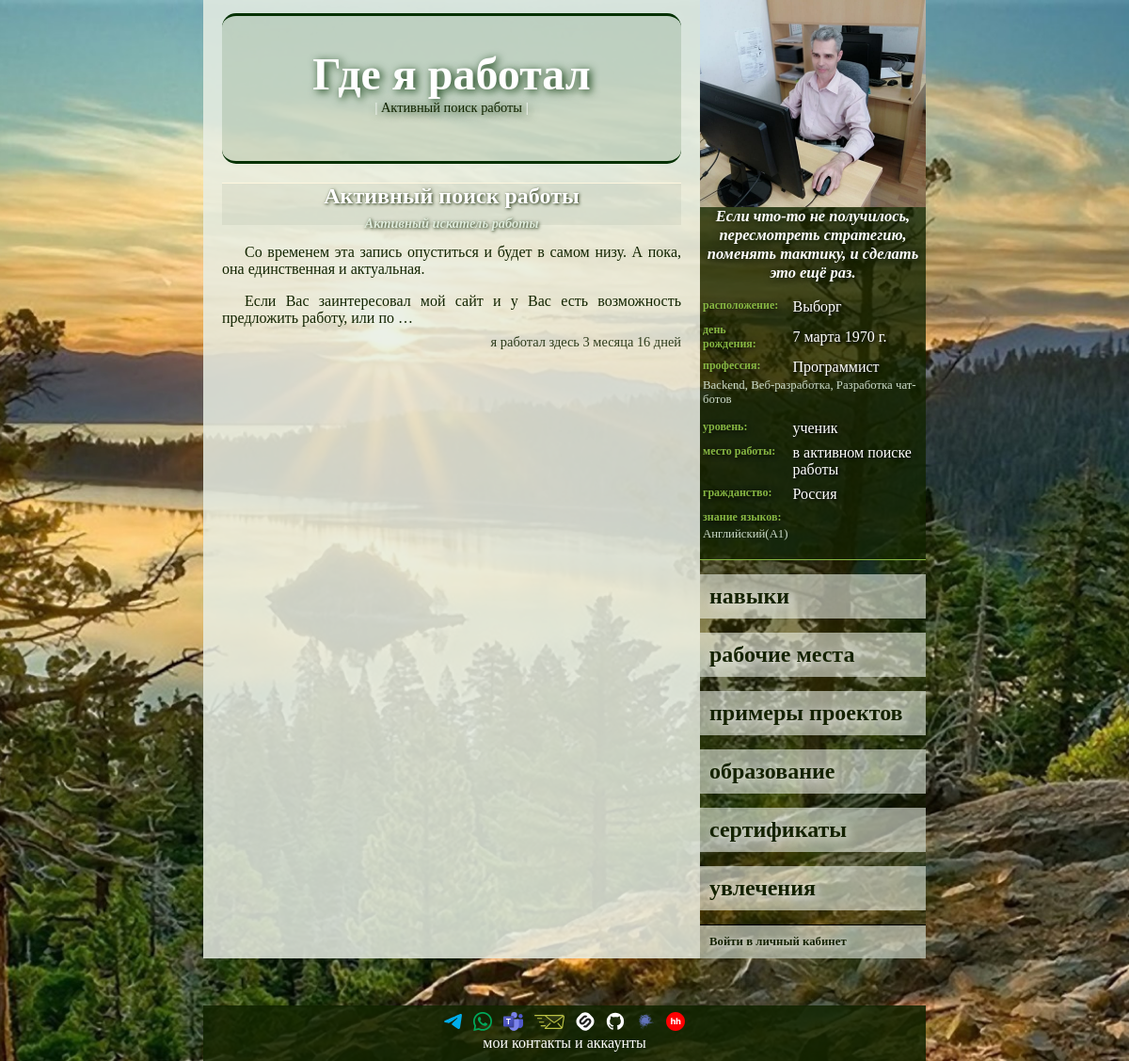
Before: /1/data/working with the older database file.
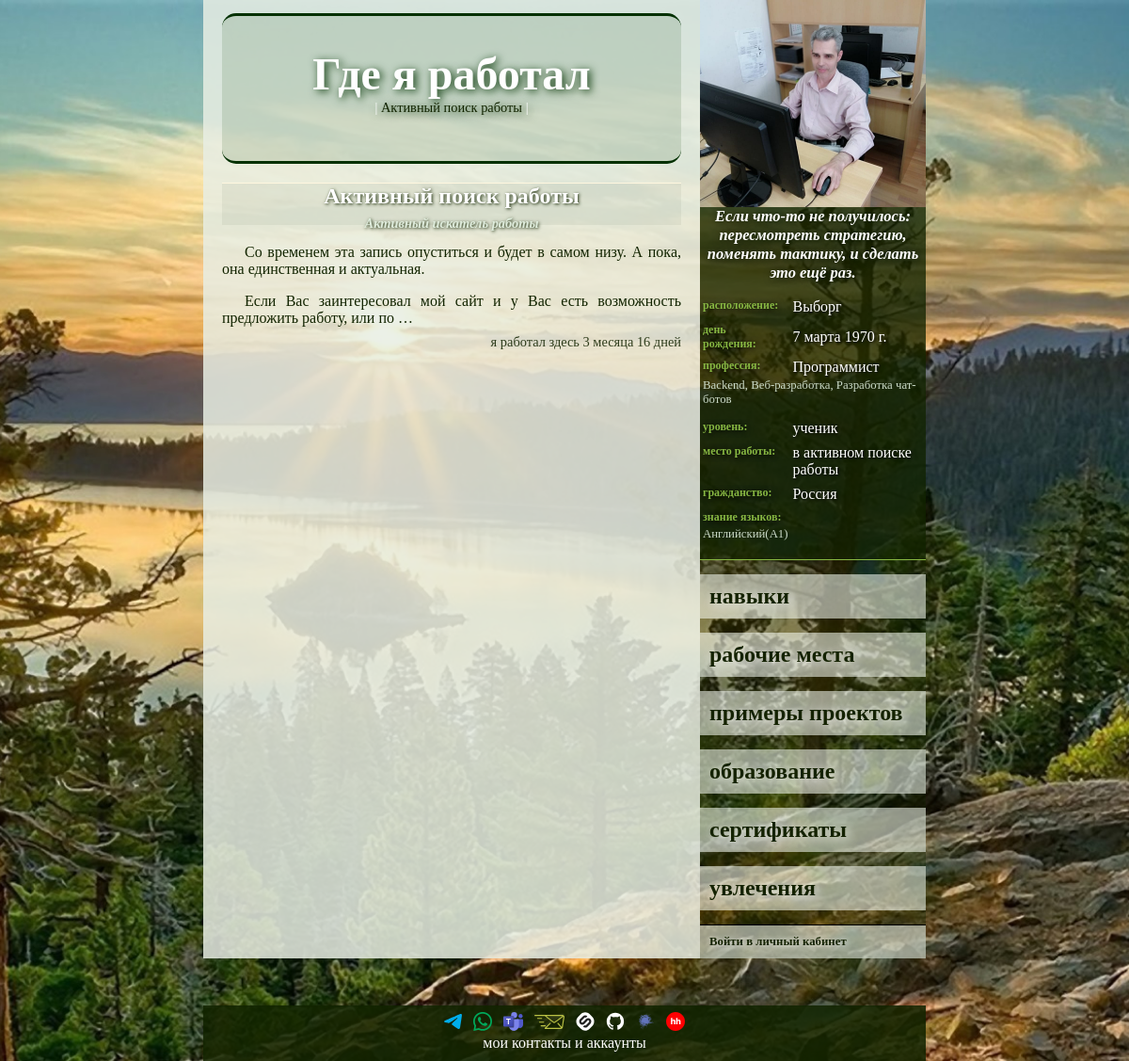
After: the same page with the newer database file.
### new/models.py (models this page shows)
class MyUser(AbstractUser):
    PROFESSIONAL_LEVELS = {
        "": "— Нет никакого —",
        "LR": "ученик",
        "BR": "начинающий",
        "LL": "небольшой опыт",
        "EX": "опыт есть",
        "PR": "профессионал",
        "SP": "супер-профессионал",
        "HB": "хобби",
    }
    BIOLOGICAL_SEX = {
        "": "— Не выбран —",
        "F": "женский",
        "M": "мужской"
    }
    photo = models.ImageField(
        "Собственное изображение",
        upload_to="user_s_photo/",
        null=True,
        blank=True,
    )
    biological_sex = models.CharField(
        max_length=1,
        choices=BIOLOGICAL_SEX,
        null=True,
        blank=True,
        verbose_name="Пол",
    )
    patronymic = models.CharField(max_length=100, verbose_name="Отчество", null=True, blank=True)
    birthday = models.DateField(null=True, blank=True, verbose_name="День рождения")
    citizenship = models.ForeignKey(
        CountryOfConsignment, on_delete=models.SET_NULL, null=True, blank=True, verbose_name="Гражданство"
    )
    city = models.ForeignKey(City, on_delete=models.SET_NULL, null=True, blank=True, verbose_name="Город")
    profession = models.ForeignKey(
        Profession, on_delete=models.SET_NULL, null=True, blank=True, verbose_name="Профессия"
    )
    specialization_professions = models.ManyToManyField(
        SupplementProfession,
        blank=True,
        related_name="supplement_user",
        verbose_name="Специализация",
    )
    the_level_of_professionalism = models.CharField(
        max_length=2,
        choices=PROFESSIONAL_LEVELS,
        null=True,
        blank=True,
        verbose_name="Уровень профессионализма",
    )
    job = models.ForeignKey(
        Organization,
        on_delete=models.SET_NULL,
        null=True,
        blank=True,
        verbose_name="Текущее место работы",
    )
    languages = models.ManyToManyField(
        Language,
        blank=True,
        related_name="knowledge_of_foreign_languages",
        verbose_name="Знание языков",
    )
    motto = models.CharField(max_length=1000, verbose_name="Мой девиз", null=True, blank=True)
    about_me = models.TextField(verbose_name="Обо мне", null=True, blank=True)

class City(models.Model):
    name = models.CharField(max_length=100, unique=True, verbose_name="Название")
    class Meta:
        ordering = ["name"]
        verbose_name = "Название города"
        verbose_name_plural = "Названия городов"
    def __str__(self):
        return self.name

class Profession(models.Model):
    name = models.CharField(max_length=100, unique=True, verbose_name="Название")
    supplement_the_profession_of_the_user = models.ManyToManyField(
        SupplementProfession,
        related_name="supplement_profession"
    )
    class Meta:
        ordering = ["name"]
        verbose_name = "Профессия"
        verbose_name_plural = "Профессии"
    def __str__(self):
        return self.name

class SupplementProfession(models.Model):
    name = models.CharField(max_length=100, unique=True, verbose_name="Наименование")
    class Meta:
        ordering = ["name"]
        verbose_name = "Специализация"
        verbose_name_plural = "Специализации"
    def __str__(self):
        return self.name

class Organization(models.Model):
    name = models.CharField(max_length=100, unique=True, verbose_name="Название")
    city = models.ForeignKey(City, on_delete=models.SET_NULL, null=True, blank=True, verbose_name="Город")
    class Meta:
        ordering = ["name"]
        verbose_name = "Организация"
        verbose_name_plural = "Организации"
    def __str__(self):
        return self.name

class CountryOfConsignment(models.Model):
    name = models.CharField(max_length=100, unique=True, verbose_name="Название")
    state_flag = models.ImageField("Государственный флаг", upload_to="flag/", null=True, blank=True)
    class Meta:
        ordering = ["name"]
        verbose_name = "Название страны"
        verbose_name_plural = "Названия стран"
    def __str__(self):
        return self.name

class Language(models.Model):
    LANGUAGE_LEVEL = {
        "A1": "начальный",
        "A2": "элементарный",
        "B1": "средний",
        "B2": "выше среднего",
        "C1": "продвинутый",
        "C2": "профессиональный",
    }
    name = models.CharField(max_length=100, verbose_name="Язык")
    level = models.CharField(
        max_length=2,
        choices=LANGUAGE_LEVEL,
        verbose_name="уровень",
        default="A1"
    )
    class Meta:
        ordering = ["name"]
        verbose_name = "Иностранный язык"
        verbose_name_plural = "Иностранные языки"
    def __str__(self):
        return f"{self.name}({self.level})"

### new/views.py (the view)
class ListOfWorking(GetContext, ListView):
    template_name = "new/list_of_working.html"
    model = Working
    context_object_name = "workings"
    def get_queryset(self):
        queryset = Working.objects.order_by(F('end_date').desc(nulls_first=True))
        return queryset

### new/models.py (called while the page is built)
    @staticmethod
    def _declension(number, form1, form2, form5):
        if number % 10 == 1 and number % 100 != 11:
            return form1
        elif 2 <= number % 10 <= 4 and (number % 100 < 10 or number % 100 >= 20):
            return form2
        else:
            return form5

### new/views.py (called while the page is built)
    def get_context_data(self, **kwargs):
        context = super().get_context_data(**kwargs)
        context['i_am'] = MyUser.objects.get(id=1)
        return context

### new/templates/new/list_of_working.html (shortened to what this page needs)
{%extends 'base.html'%}
{% block body %}
<div class="name_user">
    Где я работал
    <div class="under_menu">|
        {% for working in workings %}
        <a href="{% url 'отобразить конкретное рабочее место' working.id %}">{{ working.name }}</a> |
        {% endfor %}
    </div>
</div>
{% for working in workings%}
    <div class="specifics">
        <h2>
            {{ working.name }}
            <span class="subtitle">{{ working.position }}</span>
        </h2>
        <a href="{% url 'отобразить конкретное рабочее место' working.id %}" class="a_main_text"><div class="main_text">
            {{ working.description|linebreaks|truncatewords:30 }}
        </div></a>
        <p>
            {% if working.start_date is not none %}
                я работал здесь {{working.period_length_display }}
            {% endif %}
        </p>
    </div>
{% endfor%}
{% endblock body %}

### new/templates/new/main_info.html
{% load static %}
{% if myuser %}
	<div class="photo">{% if myuser.photo %}
		<a href="/{{ myuser.id }}">
			<img
					src="{% static ''|add:myuser.photo.url %}"
					alt="Личная фотография"
			>
		</a>
		{% else %}
		<img
				src="{% static 'images/user_s_photo/default.jpg' %}"
				alt="Фото по умолчанию"
		>
		{% endif %}
	</div>
	<div class="motto">
		{% if myuser.motto %}
			{{ myuser.motto }}
		{% else %}
			у пользователя нет девиза
		{% endif %}
	</div>
	<table class="ind_info">
		<tbody class="tbl_info">
			{% if myuser.city %}
			<tr>
				<td class="left_column">расположение:</td>
				<td class="right_column">{{ myuser.city }}</td>
			</tr>
			{% endif %}
			{% if myuser.birthday %}
			<tr>
				<td class="left_column">день рождения:</td>
				<td class="right_column">{{ myuser.birthday }}</td>
			</tr>
			{% endif %}
			{% if myuser.profession %}
			<tr>
				<td class="left_column">профессия:</td>
				<td class="right_column">{{ myuser.profession }}</td>
			</tr>
			{% endif %}
            {% if myuser.profession %}
                {% if myuser.specialization_professions %}
                    <tr>
                        <td colspan="2" class="uni_cells">
                            {{ myuser.specialization_professions.all|join:", " }}
                        </td>
                    </tr>
                {% endif %}
            {% endif %}
			{% if myuser.get_the_level_of_professionalism_display %}
			<tr>
				<td class="left_column">уровень:</td>
				<td class="right_column">{{ myuser.get_the_level_of_professionalism_display }}</td>
			</tr>
			{% endif %}
			{% if myuser.job %}
			<tr>
				<td class="left_column">место работы:</td>
				<td class="right_column">{{ myuser.job }}</td>
			</tr>
			{% endif %}
			{% if myuser.citizenship %}
			<tr>
				<td class="left_column">гражданство:</td>
				<td class="right_column">{{ myuser.citizenship }}</td>
			</tr>
			{% endif %}
			{% if myuser.languages.all %}
			<tr>
				<td colspan="2" class="left_column">знание языков:</td>
			</tr>
			<tr>
				<td colspan="2" class="uni_cells">
					{{ myuser.languages.all|join:", " }}
				</td>
			</tr>
			{% endif %}
		</tbody>
	</table>
{% endif %}

Changed rows visible on the page:
changed MyUser "ученик": motto "Если что-то не получилось, пересмотреть стратегию, поменять тактику, и сделать это ещё раз." → "Если что-то не получилось: пересмотреть стратегию, поменять тактику, и сделать это ещё раз."
